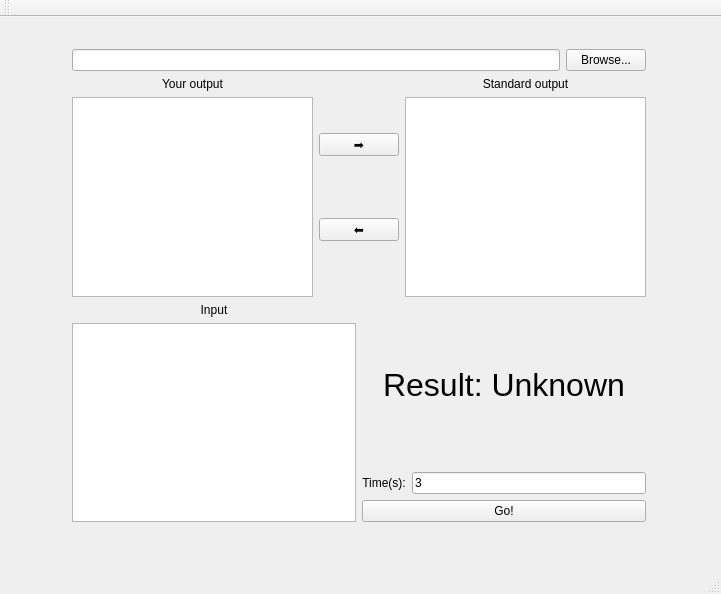
<?xml version="1.0" encoding="UTF-8"?>
<ui version="4.0">
 <class>MainWindow</class>
 <widget class="QMainWindow" name="MainWindow">
  <property name="geometry">
   <rect>
    <x>0</x>
    <y>0</y>
    <width>721</width>
    <height>594</height>
   </rect>
  </property>
  <property name="windowTitle">
   <string>MainWindow</string>
  </property>
  <widget class="QWidget" name="centralWidget">
   <widget class="QWidget" name="">
    <property name="geometry">
     <rect>
      <x>61</x>
      <y>21</y>
      <width>596</width>
      <height>495</height>
     </rect>
    </property>
    <layout class="QVBoxLayout" name="verticalLayout_6">
     <item>
      <layout class="QHBoxLayout" name="horizontalLayout">
       <item>
        <widget class="QLineEdit" name="lineEdit_FilePath"/>
       </item>
       <item>
        <widget class="QPushButton" name="pushButton_LookUpFile">
         <property name="text">
          <string>Browse...</string>
         </property>
        </widget>
       </item>
      </layout>
     </item>
     <item>
      <layout class="QHBoxLayout" name="horizontalLayout_4">
       <item>
        <layout class="QVBoxLayout" name="verticalLayout">
         <item>
          <widget class="QLabel" name="label">
           <property name="text">
            <string>Your output</string>
           </property>
           <property name="scaledContents">
            <bool>false</bool>
           </property>
           <property name="alignment">
            <set>Qt::AlignCenter</set>
           </property>
           <property name="wordWrap">
            <bool>false</bool>
           </property>
          </widget>
         </item>
         <item>
          <widget class="QTextEdit" name="textEdit_YourOutput"/>
         </item>
        </layout>
       </item>
       <item>
        <layout class="QVBoxLayout" name="verticalLayout_4">
         <item>
          <widget class="QPushButton" name="pushButton_LeftToRight">
           <property name="text">
            <string>➡️</string>
           </property>
          </widget>
         </item>
         <item>
          <widget class="QPushButton" name="pushButton_RightToLeft">
           <property name="text">
            <string>⬅️</string>
           </property>
          </widget>
         </item>
        </layout>
       </item>
       <item>
        <layout class="QVBoxLayout" name="verticalLayout_2">
         <item>
          <widget class="QLabel" name="label_2">
           <property name="text">
            <string>Standard output</string>
           </property>
           <property name="alignment">
            <set>Qt::AlignCenter</set>
           </property>
          </widget>
         </item>
         <item>
          <widget class="QTextEdit" name="textEdit_StandardOutput"/>
         </item>
        </layout>
       </item>
      </layout>
     </item>
     <item>
      <layout class="QHBoxLayout" name="horizontalLayout_3">
       <item>
        <layout class="QVBoxLayout" name="verticalLayout_3">
         <item>
          <widget class="QLabel" name="label_3">
           <property name="text">
            <string>Input</string>
           </property>
           <property name="alignment">
            <set>Qt::AlignCenter</set>
           </property>
          </widget>
         </item>
         <item>
          <widget class="QTextEdit" name="textEdit_Input"/>
         </item>
        </layout>
       </item>
       <item>
        <layout class="QVBoxLayout" name="verticalLayout_5">
         <item>
          <widget class="QLabel" name="label_Result">
           <property name="font">
            <font>
             <pointsize>24</pointsize>
            </font>
           </property>
           <property name="text">
            <string>Result: Unknown</string>
           </property>
           <property name="alignment">
            <set>Qt::AlignCenter</set>
           </property>
          </widget>
         </item>
         <item>
          <layout class="QHBoxLayout" name="horizontalLayout_2">
           <item>
            <widget class="QLabel" name="label_4">
             <property name="text">
              <string>Time(s):</string>
             </property>
             <property name="alignment">
              <set>Qt::AlignCenter</set>
             </property>
            </widget>
           </item>
           <item>
            <widget class="QLineEdit" name="lineEdit_time">
             <property name="text">
              <string>3</string>
             </property>
            </widget>
           </item>
          </layout>
         </item>
         <item>
          <widget class="QPushButton" name="pushButton_Go">
           <property name="text">
            <string>Go!</string>
           </property>
          </widget>
         </item>
        </layout>
       </item>
      </layout>
     </item>
    </layout>
   </widget>
  </widget>
  <widget class="QMenuBar" name="menuBar">
   <property name="geometry">
    <rect>
     <x>0</x>
     <y>0</y>
     <width>721</width>
     <height>22</height>
    </rect>
   </property>
  </widget>
  <widget class="QToolBar" name="mainToolBar">
   <attribute name="toolBarArea">
    <enum>TopToolBarArea</enum>
   </attribute>
   <attribute name="toolBarBreak">
    <bool>false</bool>
   </attribute>
  </widget>
  <widget class="QStatusBar" name="statusBar"/>
 </widget>
 <layoutdefault spacing="6" margin="11"/>
 <resources/>
 <connections/>
</ui>
